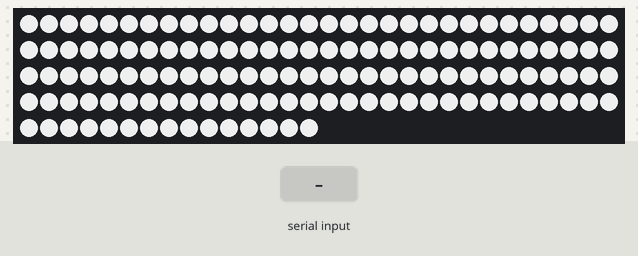
A sketch run on a simulated Arduino Uno, built with avr-gcc and run on an emulated ATmega328P. On the bench: 135 RGB LEDs in strip order, left to right, continuing on the next row. Inputs (shaded band) come from the test bench. Dim RGB values are drawn brighter than linear.

Above: at 2.2 s.
2.3 s: "1" received over Serial
At 3.08 s:
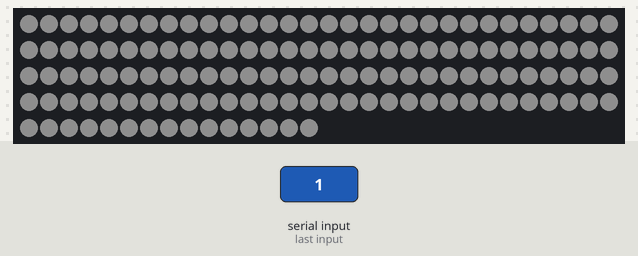
5.0 s: "B" received over Serial
At 5.74 s:
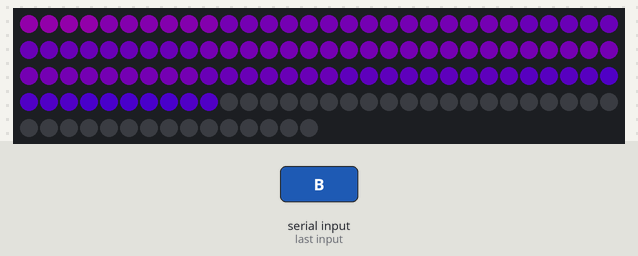
7.7 s: "2" received over Serial
At 9.8 s:
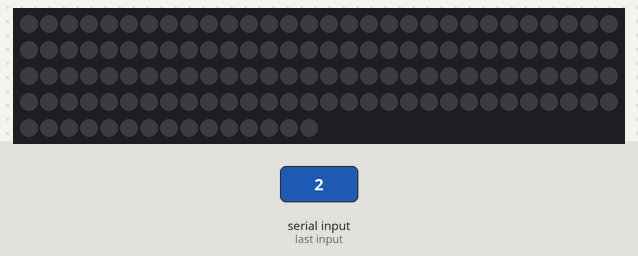
Timing chart, 0 to 11.3 s (numbered marks = the images above; inputs shaded):
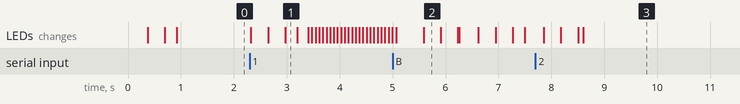

The sketch:

arduino_led_control.ino
```cpp
/*

Partyvator LED Strip Control - r4
PComp Midterm 2012 - NYU ITP
Tom Arthur & Alexandra Diracles

Based off Adafruit example test code for LPD8806-based RGB LED strip

Fast and smooth random colour patterns for a LPD8066 addressable RGB LED strip.
By happyinmotion (jez.weston@yahoo.com)

Simplex noise code taken from Stephen Carmody's Java implementation at:
http://stephencarmody.wikispaces.com/Simplex+Noise

*/

#include "LPD8806.h"
#include "SPI.h"

// Strip variables:
const int LEDs_in_strip = 100;      // Used for noise based scrips, not working with more than 100 LEDs
const int LEDs_for_simplex = 6;

// Number of RGB LEDs in strand:
int nLEDs = 135;

//  Hardware SPI for faster writes Data = pin 11, clock = pin 13
LPD8806 strip = LPD8806(nLEDs);


// Extra fake LED at the end, to avoid fencepost problem.
// It is used by simplex node and interpolation code.
float LED_array_red[LEDs_in_strip + 1];
float LED_array_green[LEDs_in_strip + 1];
float LED_array_blue[LEDs_in_strip + 1];
float LED_array_hue[LEDs_in_strip + 1];
float LED_array_brightness[LEDs_in_strip + 1];

// Perlin noise global variables:
float x1, y1, x2, y2;
// Set up Perlin globals:
//persistence affects the degree to which the "finer" noise is seen
float persistence = 0.25;
//octaves are the number of "layers" of noise that get computed
int octaves = 3;
// Simplex noise global variables:
int i, j, k, A[] = {0, 0, 0};
float u, v, w, s;
static float onethird = 0.333333333;
static float onesixth = 0.166666667;
int T[] = {0x15, 0x38, 0x32, 0x2c, 0x0d, 0x13, 0x07, 0x2a};

int node_spacing = LEDs_in_strip / LEDs_for_simplex;

boolean rainexit = false;

// Simplex noise parameters:
// Useable values for time increment range from 0.005 (barely perceptible) to 0.2 (irritatingly flickery)
// 0.02 seems ideal for relaxed screensaver
float timeinc = 0.02;
// Useable values for space increment range from 0.8 (LEDS doing different things to their neighbours), to 0.02 (roughly one feature present in 15 LEDs).
// 0.05 seems ideal for relaxed screensaver
float spaceinc = 0.1;
// Simplex noise variables:
// So that subsequent calls to SimplexNoisePattern produce similar outputs, this needs to be outside the scope of loop()
float yoffset = 0.0;
float saturation = 1.0;

// For fade in/out effects
const prog_uint8_t Luminance[] PROGMEM =
{
    0, 1, 2, 3, 4, 5, 6, 7, 8, 9, 11, 13, 16, 19, 22, 25, 29,
    33, 38, 42, 47, 53, 59, 65, 71, 78, 85, 93, 101, 109, 118, 127
};

const prog_uint8_t Brightness[] PROGMEM =
{
    0, 1, 2, 3, 4, 5, 6, 7, 8, 9, 10, 10, 11, 11, 12, 12, 12, 13,
    13, 13, 14, 14, 14, 15, 15, 15, 16, 16, 16, 16, 17, 17, 17, 17,
    18, 18, 18, 18, 18, 19, 19, 19, 19, 20, 20, 20, 20, 20, 21, 21,
    21, 21, 21, 21, 22, 22, 22, 22, 22, 22, 23, 23, 23, 23, 23, 23,
    24, 24, 24, 24, 24, 24, 25, 25, 25, 25, 25, 25, 25, 26, 26, 26,
    26, 26, 26, 26, 27, 27, 27, 27, 27, 27, 27, 27, 28, 28, 28, 28,
    28, 28, 28, 28, 29, 29, 29, 29, 29, 29, 29, 29, 30, 30, 30, 30,
    30, 30, 30, 30, 30, 31, 31, 31, 31, 31, 31, 31, 31, 31
};

void setup()
{
    // initialize the serial communication:
    Serial.begin(9600);
    // Start up the LED strip
    strip.begin();
    // Update the strip, to start they are all 'off'
    strip.show();
    // fade into white standby color
    FadeUpToWhite();
}

void loop()
{
    switch (Serial.read())
    {
        case '1':                            // start first sequence
            FadeDownToBlack();
            //        FadeUpToBlue();
            sequence1();
            break;
        case '2':                            // start second sequence
            FadeDownToBlack();
            sequence2();
            break;
            //  case '3':                    // start third sequence
            //  FadeDownToBlack();
            //    sequence3();
            //    break;
    }
}

void sequence1()
{
    boolean exit = false;
    while (Serial.read() != 'B')        // wait for 'B' on serial to end sequnece
    {
        int repeats = 200;
        for ( int i = 0; i < repeats; i++ )
        {
            SimplexNoisePatternInterpolated( spaceinc, timeinc, yoffset);
            yoffset += timeinc;
            if (Serial.read() == 'B')
            {
                exit = true;
                break;
            }
        }
        delay(500);
        if (Serial.read() == 'B' || exit == true)
        {
            lightReset(); // reset the lights and wait for next sequence
            break;
        }
    }
}

void sequence2()
{
    boolean ended = true;
    while (Serial.read() != 'B')
    {
        ended = false;
        rainbowCycle(0);
        if (Serial.read() == 'B')
        {
            lightReset(); // reset the lights and wait for next sequence
            ended = true;
            break;
        }
    }
    if (ended == false)
    {
        lightReset();
    }
}

//void sequence3() {
//while (Serial.read() != 'B'){
//
//wave(strip.Color(20, 0, 90), 1, 0);
//
//  }
//
//lightReset(); // reset the lights and wait for next sequence
//
//}

void lightReset()
{
    FadeDownToBlack();
    FadeUpToWhite();
}


void setAll(uint32_t c)
{
    for (int i = 0; i < strip.numPixels(); i++)
    {
        strip.setPixelColor(i, c);
    }
    strip.show();
}

// Slightly different, this one makes the rainbow wheel equally distributed
// along the chain
void rainbowCycle(uint8_t wait)
{
    uint16_t i, j;
    for (j = 0; j < 384 * 1; j++)     // 5 cycles of all 384 colors in the wheel
    {
        for (i = 0; i < strip.numPixels(); i++)
        {
            // tricky math! we use each pixel as a fraction of the full 384-color
            // wheel (thats the i / strip.numPixels() part)
            // Then add in j which makes the colors go around per pixel
            // the % 384 is to make the wheel cycle around
            strip.setPixelColor(i, Wheel(((i * 384 / strip.numPixels()) + j) % 384));
        }
        strip.show();   // write all the pixels out
        delay(wait);
    }
}

uint32_t Wheel(uint16_t WheelPos)
{
    byte r, g, b;
    switch (WheelPos / 128)
    {
        case 0:
            r = WheelPos % 18; // red down
            // Serial.println(r);
            g = 0;
            b = WheelPos % 128;
            break;
        case 1:
            g = 0;   //green down
            b = 127 - WheelPos % 128;      //blue up
            r = 0;                  //red off
            break;
        case 2:
            b = WheelPos % 128;  //blue down
            r = 0;   //red up
            g = 0;                  //green off
            break;
    }
    return (strip.Color(r, g, b));
}

// Sine wave effect
#define PI 3.14159265
void wave(uint32_t c, int cycles, uint8_t wait)
{
    float y;
    byte  r, g, b, r2, g2, b2, r3, g3, b3;
    // Need to decompose color into its r, g, b elements
    g = (c >> 16) & 0x7f;
    r = (c >>  8) & 0x7f;
    b =  c        & 0x7f;
    for (int x = 0; x < (strip.numPixels() * 5); x++)
    {
        for (int i = 0; i < strip.numPixels(); i++)
        {
            y = sin(PI * (float)cycles * (float)(x + i) / (float)strip.numPixels());
            if (y >= 0.0)
            {
                // Peaks of sine wave are white
                y  = 1.0 - y; // Translate Y to 0.0 (top) to 1.0 (center)
                r2 = 127 - (byte)((float)(127 - r) * y);
                g2 = 127 - (byte)((float)(127 - g) * y);
                b2 = 127 - (byte)((float)(127 - b) * y);
            }
            else
            {
                // Troughs of sine wave are black
                y += 1.0; // Translate Y to 0.0 (bottom) to 1.0 (center)
                r2 = (byte)((float)r * y);
                g2 = (byte)((float)g * y);
                b2 = (byte)((float)b * y);
            }
            r3 = map(r2, 0, 127, 0, 20);
            g3 = map(g2, 0, 127, 0, 127);
            b3 = map(b2, 0, 127, 0, 127);
            //Serial.println(r3);
            strip.setPixelColor(i, r3, g3, b3);
        }
        strip.show();
        delay(wait);
    }
}

void FadeUpToWhite()
{
    int j;
    for (j = 0; j < 32; j++)
    {
        IncreaseBrightness();
        delay(10);
    }
}

void FadeDownToBlack()
{
    int j;
    for (j = 0; j < 32; j++)
    {
        DecreaseBrightness();
        delay(10);
    }
}

void IncreaseBrightness()
{
    int i;
    for (i = 0; i < strip.numPixels(); i++)
    {
        uint32_t oldValue, newValue;
        uint8_t luminance, brightness;
        oldValue = strip.getPixelColor(i);
        luminance = (oldValue >> 16) & 0x7F;  // green
        if (luminance < 100)
        {
            brightness = pgm_read_byte( & Brightness[luminance]);
            brightness++;
            luminance = pgm_read_byte( & Luminance[brightness]);
        }
        newValue = luminance;
        luminance = (oldValue >> 8) & 0x7F;  // red
        if (luminance < 100)
        {
            brightness = pgm_read_byte( & Brightness[luminance]);
            brightness++;
            luminance = pgm_read_byte( & Luminance[brightness]);
        }
        newValue = (newValue << 8) + luminance;
        luminance = oldValue & 0x7F;  // blue
        if (luminance < 100)
        {
            brightness = pgm_read_byte( & Brightness[luminance]);
            brightness++;
            luminance = pgm_read_byte( & Luminance[brightness]);
        }
        newValue = (newValue << 8) + luminance;
        strip.setPixelColor(i, newValue);
    }
    strip.show();
}


void DecreaseBrightness()
{
    int i;
    for (i = 0; i < strip.numPixels(); i++)
    {
        uint32_t oldValue, newValue;
        uint8_t luminance, brightness;
        oldValue = strip.getPixelColor(i);
        luminance = (oldValue >> 16) & 0x7F;  // green
        if (luminance)
        {
            brightness = pgm_read_byte( & Brightness[luminance]);
            brightness--;
            luminance = pgm_read_byte( & Luminance[brightness]);
        }
        newValue = luminance;
        luminance = (oldValue >> 8) & 0x7F;  // red
        if (luminance)
        {
            brightness = pgm_read_byte( & Brightness[luminance]);
            brightness--;
            luminance = pgm_read_byte( & Luminance[brightness]);
        }
        newValue = (newValue << 8) + luminance;
        luminance = oldValue & 0x7F;  // blue
        if (luminance)
        {
            brightness = pgm_read_byte( & Brightness[luminance]);
            brightness--;
            luminance = pgm_read_byte( & Luminance[brightness]);
        }
        newValue = (newValue << 8) + luminance;
        strip.setPixelColor(i, newValue);
    }
    strip.show();
}

void SimplexNoisePatternInterpolated( float spaceinc, float timeinc, float yoffset)
{
    // Calculate simplex noise for LEDs that are nodes:
    // Store raw values from simplex function (-0.347 to 0.347)
    float xoffset = 0.0;
    for (int i = 0; i <= LEDs_in_strip; i = i + node_spacing)
    {
        xoffset += spaceinc;
        LED_array_red[i] = SimplexNoise(xoffset, yoffset, 0);
        LED_array_green[i] = SimplexNoise(xoffset, yoffset, 1);
        LED_array_blue[i] = SimplexNoise(xoffset, yoffset, 2);
    }
    // Interpolate values for LEDs between nodes
    for (int i = 0; i < LEDs_in_strip; i++)
    {
        int position_between_nodes = i % node_spacing;
        int last_node, next_node;
        // If at node, skip
        if ( position_between_nodes == 0 )
        {
            // At node for simplex noise, do nothing but update which nodes we are between
            last_node = i;
            next_node = last_node + node_spacing;
        }
        // Else between two nodes, so identify those nodes
        else
        {
            // And interpolate between the values at those nodes for red, green, and blue
            float t = float(position_between_nodes) / float(node_spacing);
            float t_squaredx3 = 3 * t * t;
            float t_cubedx2 = 2 * t * t * t;
            LED_array_red[i] = LED_array_red[last_node] * ( t_cubedx2 - t_squaredx3 + 1.0 ) + LED_array_red[next_node] * ( -t_cubedx2 + t_squaredx3 );
            LED_array_green[i] = LED_array_green[last_node] * ( t_cubedx2 - t_squaredx3 + 1.0 ) + LED_array_green[next_node] * ( -t_cubedx2 + t_squaredx3 );
            LED_array_blue[i] = LED_array_blue[last_node] * ( t_cubedx2 - t_squaredx3 + 1.0 ) + LED_array_blue[next_node] * ( -t_cubedx2 + t_squaredx3 );
        }
    }
    // Convert values from raw noise to scaled r,g,b and feed to strip
    for (int i = 0; i < LEDs_in_strip; i++)
    {
        int r = int(LED_array_red[i] * 403 + 16);
        int g = int(LED_array_green[i] * 403 + 16);
        int b = int(LED_array_blue[i] * 403 + 16);
        if ( r > 20 )
        {
            r = 20;
        }
        else if ( r < 0 )
        {
            r = 0;    // Adds no time at all. Conclusion: constrain() sucks.
        }
        if ( g > 127 )
        {
            g = 127;
        }
        else if ( g < 0 )
        {
            g = 0;
        }
        if ( b > 127 )
        {
            b = 127;
        }
        else if ( b < 20 )
        {
            b = 20;
        }
        strip.setPixelColor(i, r, 0, b);
    }
    // Update strip
    strip.show();
}


/*****************************************************************************/
// Simplex noise code:
// From an original algorythm by Ken Perlin.
// Returns a value in the range of about [-0.347 .. 0.347]
float SimplexNoise(float x, float y, float z)
{
    // Skew input space to relative coordinate in simplex cell
    s = (x + y + z) * onethird;
    i = fastfloor(x + s);
    j = fastfloor(y + s);
    k = fastfloor(z + s);
    // Unskew cell origin back to (x, y , z) space
    s = (i + j + k) * onesixth;
    u = x - i + s;
    v = y - j + s;
    w = z - k + s;;
    A[0] = A[1] = A[2] = 0;
    // For 3D case, the simplex shape is a slightly irregular tetrahedron.
    // Determine which simplex we're in
    int hi = u >= w ? u >= v ? 0 : 1 : v >= w ? 1 : 2;
    int lo = u < w ? u < v ? 0 : 1 : v < w ? 1 : 2;
    return k_fn(hi) + k_fn(3 - hi - lo) + k_fn(lo) + k_fn(0);
}


int fastfloor(float n)
{
    return n > 0 ? (int) n : (int) n - 1;
}


float k_fn(int a)
{
    s = (A[0] + A[1] + A[2]) * onesixth;
    float x = u - A[0] + s;
    float y = v - A[1] + s;
    float z = w - A[2] + s;
    float t = 0.6f - x * x - y * y - z * z;
    int h = shuffle(i + A[0], j + A[1], k + A[2]);
    A[a]++;
    if (t < 0) return 0;
    int b5 = h >> 5 & 1;
    int b4 = h >> 4 & 1;
    int b3 = h >> 3 & 1;
    int b2 = h >> 2 & 1;
    int b = h & 3;
    float p = b == 1 ? x : b == 2 ? y : z;
    float q = b == 1 ? y : b == 2 ? z : x;
    float r = b == 1 ? z : b == 2 ? x : y;
    p = b5 == b3 ? -p : p;
    q = b5 == b4 ? -q : q;
    r = b5 != (b4 ^ b3) ? -r : r;
    t *= t;
    return 8 * t * t * (p + (b == 0 ? q + r : b2 == 0 ? q : r));
}


int shuffle(int i, int j, int k)
{
    return b(i, j, k, 0) + b(j, k, i, 1) + b(k, i, j, 2) + b(i, j, k, 3) + b(j, k, i, 4) + b(k, i, j, 5) + b(i, j, k, 6) + b(j, k, i, 7);
}


int b(int i, int j, int k, int B)
{
    return T[b(i, B) << 2 | b(j, B) << 1 | b(k, B)];
}


int b(int N, int B)
{
    return N >> B & 1;
}


void AllOff()
{
    // Reset LED strip
    strip.begin();
    strip.show();
}
```

Measured:
- after the input at 7.7 s, the LEDs: first change after 0.15 s (image 3 shows a later state)
